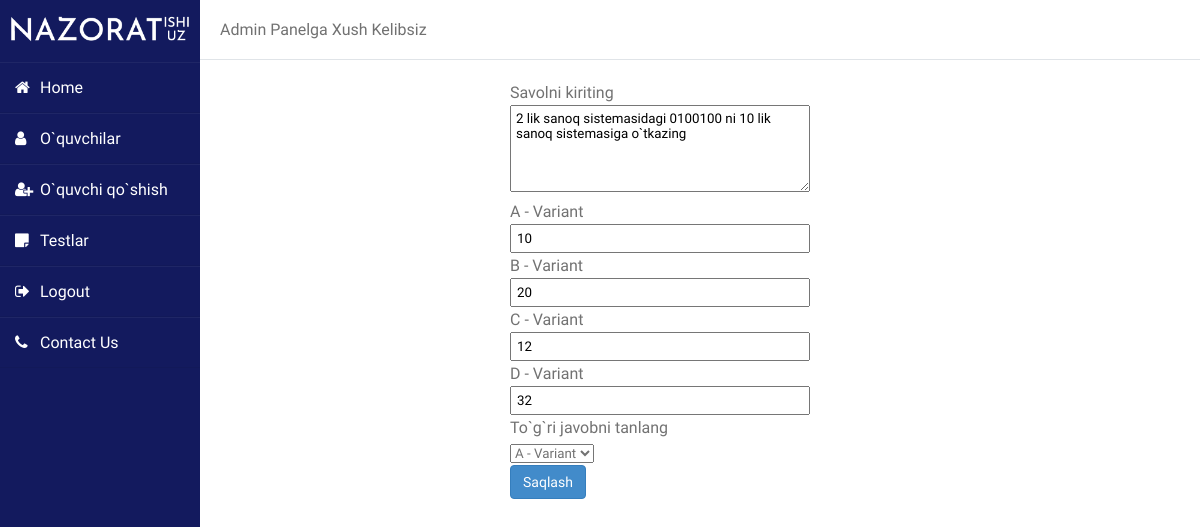
The page /1/13/testni-tahrirlash (signed in) on the database its author committed.
### test_system/apps/my_tests/models.py (models this page shows)
class Test(models.Model):
    test = models.ForeignKey(Sinflarfanlar,on_delete=models.CASCADE)
    question = models.CharField(max_length=160,null = True)
    A = models.CharField(max_length=60,null=True)
    B = models.CharField(max_length=60,null=True)
    C = models.CharField(max_length=60,null=True)
    D = models.CharField(max_length=60,null=True)
    answer = models.CharField(max_length=60,null=True)
    number = models.CharField(max_length = 2,null = True)

### test_system/apps/my_tests/decorators.py (the view)
		def wrapper_func(request, *args, **kwargs):
			group = None
			if request.user.groups.exists():
				group = request.user.groups.all()[0].name
			if group in allowed_roles:
				if group == 'student':
				    return view_func(request, *args, **kwargs)
				if group == 'admin':
				    return view_func(request, *args, **kwargs)
				if group == 'admin2':
				    return view_func(request, *args, **kwargs)
			else:
			    return HttpResponse('siz bu sahifa uchun ro`yxatdan o`tmagansiz')

### test_system/apps/my_tests/views.py (called while the page is built)
@login_required(login_url='/accounts/login/')
@allowed_users(allowed_roles=['admin'])
def edit_test_temp(request,user_id,test_id):
    a = Test.objects.get(id = test_id)
    context = {
        "user_id":user_id,
        "test_id":test_id,
        "question":a.question,
        "A":a.A,
        "B":a.B,
        "C":a.C,
        "D":a.D,
        "answer":a.answer,
    }
    return render(request,'my_tests/add_test_temp.html',context)

### test_system/templates/my_tests/add_test_temp.html (shortened to what this page needs)
{% extends 'base.html' %}
{% load static %}
{% block content %}
        <link rel="stylesheet" href="{% static 'css\add-test.css' %}">
		<link rel="stylesheet" type="text/css" href="{% static 'css/btn.css' %}"/>
<body>
<link rel="stylesheet" type="text/css" href="{% static 'css/font-awesome.css' %}" />
<link rel="stylesheet" href="{% static 'css/sidebar.css' %}">
<div class="wrapper">
    <div class="sidebar">
        <img width='180px' src="{% static 'img/logooq.png' %}">
        <ul>
            <li><a href="{% url 'my_tests:admin' user_id %}"><i class="fa fa-home"></i>Home</a></li>
            <li><a href="{% url 'my_tests:search' user_id %}"><i class="fa fa-user"></i>O`quvchilar</a></li>
            <li><a href="{% url 'my_tests:register' user_id %}"><i class="fa fa-user-plus"></i>O`quvchi qo`shish</a></li>
            <li><a href="{% url 'my_tests:choice' user_id %}"><i class="fa fa-sticky-note"></i>Testlar</a></li>
            <li><a href="{% url 'my_tests:user_logout' user_id %}"><i class="fa fa-sign-out"></i>Logout</a></li>
            <li><a href="#"><i class="fa fa-phone"></i>Contact Us</a></li>
        </ul>
    </div>
    <div class="main_content">
        <div class="header">Admin Panelga Xush Kelibsiz</div>
        <div class="info">
<div style="position:absolute; left:50%; transform:translateX(-15%); width:50%;">
<form  action="{% url 'my_tests:test_save' user_id test_id %}" method="POST">
    <label for="QUESTION">Savolni kiriting</label><br>
    <textarea style="outline: none; width:50%; padding:5px;" id="QUESTION" class="input-group" name="question"  rows="5" >{{question}}</textarea><br>
    <label for="A">A - Variant</label><br>
    <input value="{{A}}" style="outline: none; width:50%; padding:5px;" id="A" class="input-group" autocomplete="off" type="text" name ='A'><br>
    <label for="B">B - Variant</label><br>
    <input value ="{{B}}" style="outline: none; width:50%; padding:5px;" id="B" class="input-group" autocomplete="off" type="text" name ='B'><br>
    <label for="C">C - Variant</label><br>
    <input value = "{{C}}" style="outline: none; width:50%; padding:5px;" id="C" class="input-group" autocomplete="off" type="text" name ='C'><br>
    <label for="D">D - Variant</label><br>
    <input value = "{{D}}" style="outline: none; width:50%; padding:5px;" id="D" class="input-group" autocomplete="off" type="text" name ='D'><br>
    <label for="select">To`g`ri javobni tanlang</label><br>
    <select style="outline: none; color: #727272;" id="select" class="w-25" name="answer" ><br>
        <option value="{{answer}}">{{answer}} - Variant</option>
    </select><br>
    <button type="submit" class="btn mt-3 btn-primary">Saqlash</button>
</form>
</div>
      </div>
    </div>
</div>
{% endblock %}

### test_system/static/css/add-test.css (style rules this page uses)
label { padding: 10px 0; color:#727272; }

### test_system/static/css/btn.css (style rules this page uses)
.btn { display: inline-block; padding: 6px 12px; margin-bottom: 0; font-size: 14px; font-weight: normal; line-height: 1.42857143; text-align: center; white-space: nowrap; vertical-align: middle; cursor: pointer; -webkit-user-select: none; -moz-user-select: none; -ms-user-select: none; user-select: none; background-image: none; border: 1px solid transparent; border-radius: 4px; }
.btn-primary { color: #fff; background-color: #428bca; border-color: #357ebd; }

### test_system/static/css/sidebar.css (style rules this page uses)
* { margin: 0; padding: 0; box-sizing: border-box; list-style: none; text-decoration: none; font-family: 'Josefin Sans', sans-serif; }
body { background-color: #fff; }
.wrapper { display: flex; position: relative; }
.wrapper .sidebar { width: 200px; height: 100%; background: #131A5E; padding: 30px 0px; position: fixed; }
.wrapper .sidebar img { align-content: center; padding:10px 0px; margin-left:10px; margin-top:-30px; }
.wrapper .sidebar ul li { padding: 15px; border-bottom: 1px solid #bdb8d7; border-bottom: 1px solid rgba(0,0,0,0.05); border-top: 1px solid rgba(255,255,255,0.05); }
.wrapper .sidebar ul li a { color: #fff; display: block; }
.wrapper .sidebar ul li a .fa { width: 25px; }
.wrapper .main_content { width: 100%; margin-left: 200px; }
.wrapper .main_content .header { padding: 20px; background: #fff; color: #717171; border-bottom: 1px solid #e0e4e8; }
.wrapper .main_content .info { margin: 20px; color: #717171; line-height: 25px; }
.wrapper .main_content .info div { margin-bottom: 20px; }

### rows shown on the page
Test: question "2 lik sanoq sistemasidagi 0100100 ni 10 lik sanoq sistemasiga o`tkazing", A "10", B "20", C "12", D "32"

### other values the page prints
form field answer "A - Variant"
